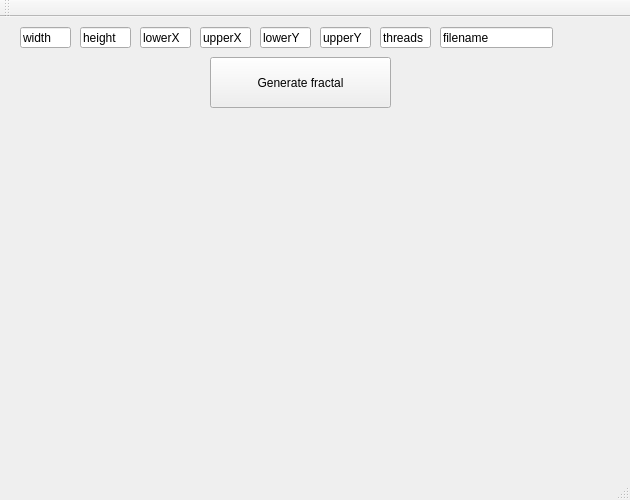
<?xml version="1.0" encoding="UTF-8"?>
<ui version="4.0">
 <class>Fractalogy</class>
 <widget class="QMainWindow" name="Fractalogy">
  <property name="geometry">
   <rect>
    <x>0</x>
    <y>0</y>
    <width>630</width>
    <height>500</height>
   </rect>
  </property>
  <property name="windowTitle">
   <string>Fractalogy</string>
  </property>
  <widget class="QWidget" name="centralWidget">
   <widget class="QLineEdit" name="widthInput">
    <property name="geometry">
     <rect>
      <x>20</x>
      <y>10</y>
      <width>51</width>
      <height>21</height>
     </rect>
    </property>
    <property name="text">
     <string>width</string>
    </property>
   </widget>
   <widget class="QLineEdit" name="heightInput">
    <property name="geometry">
     <rect>
      <x>80</x>
      <y>10</y>
      <width>51</width>
      <height>21</height>
     </rect>
    </property>
    <property name="text">
     <string>height</string>
    </property>
   </widget>
   <widget class="QLineEdit" name="lowerXInput">
    <property name="geometry">
     <rect>
      <x>140</x>
      <y>10</y>
      <width>51</width>
      <height>21</height>
     </rect>
    </property>
    <property name="text">
     <string>lowerX</string>
    </property>
   </widget>
   <widget class="QLineEdit" name="upperXInput">
    <property name="geometry">
     <rect>
      <x>200</x>
      <y>10</y>
      <width>51</width>
      <height>21</height>
     </rect>
    </property>
    <property name="text">
     <string>upperX</string>
    </property>
   </widget>
   <widget class="QLineEdit" name="lowerYInput">
    <property name="geometry">
     <rect>
      <x>260</x>
      <y>10</y>
      <width>51</width>
      <height>21</height>
     </rect>
    </property>
    <property name="text">
     <string>lowerY</string>
    </property>
   </widget>
   <widget class="QLineEdit" name="upperYInput">
    <property name="geometry">
     <rect>
      <x>320</x>
      <y>10</y>
      <width>51</width>
      <height>21</height>
     </rect>
    </property>
    <property name="text">
     <string>upperY</string>
    </property>
   </widget>
   <widget class="QLineEdit" name="threadsInput">
    <property name="geometry">
     <rect>
      <x>380</x>
      <y>10</y>
      <width>51</width>
      <height>21</height>
     </rect>
    </property>
    <property name="text">
     <string>threads</string>
    </property>
   </widget>
   <widget class="QLineEdit" name="filenameInput">
    <property name="geometry">
     <rect>
      <x>440</x>
      <y>10</y>
      <width>113</width>
      <height>21</height>
     </rect>
    </property>
    <property name="text">
     <string>filename</string>
    </property>
   </widget>
   <widget class="QPushButton" name="generateButton">
    <property name="geometry">
     <rect>
      <x>210</x>
      <y>40</y>
      <width>181</width>
      <height>51</height>
     </rect>
    </property>
    <property name="cursor">
     <cursorShape>PointingHandCursor</cursorShape>
    </property>
    <property name="layoutDirection">
     <enum>Qt::LeftToRight</enum>
    </property>
    <property name="autoFillBackground">
     <bool>false</bool>
    </property>
    <property name="text">
     <string>Generate fractal</string>
    </property>
    <property name="autoDefault">
     <bool>true</bool>
    </property>
    <property name="default">
     <bool>false</bool>
    </property>
    <property name="flat">
     <bool>false</bool>
    </property>
   </widget>
   <widget class="QWidget" name="verticalLayoutWidget">
    <property name="geometry">
     <rect>
      <x>10</x>
      <y>90</y>
      <width>611</width>
      <height>351</height>
     </rect>
    </property>
    <layout class="QVBoxLayout" name="imageGridContainer"/>
   </widget>
  </widget>
  <widget class="QMenuBar" name="menuBar">
   <property name="geometry">
    <rect>
     <x>0</x>
     <y>0</y>
     <width>630</width>
     <height>22</height>
    </rect>
   </property>
  </widget>
  <widget class="QToolBar" name="mainToolBar">
   <attribute name="toolBarArea">
    <enum>TopToolBarArea</enum>
   </attribute>
   <attribute name="toolBarBreak">
    <bool>false</bool>
   </attribute>
  </widget>
  <widget class="QStatusBar" name="statusBar"/>
 </widget>
 <layoutdefault spacing="6" margin="11"/>
 <resources/>
 <connections/>
</ui>
